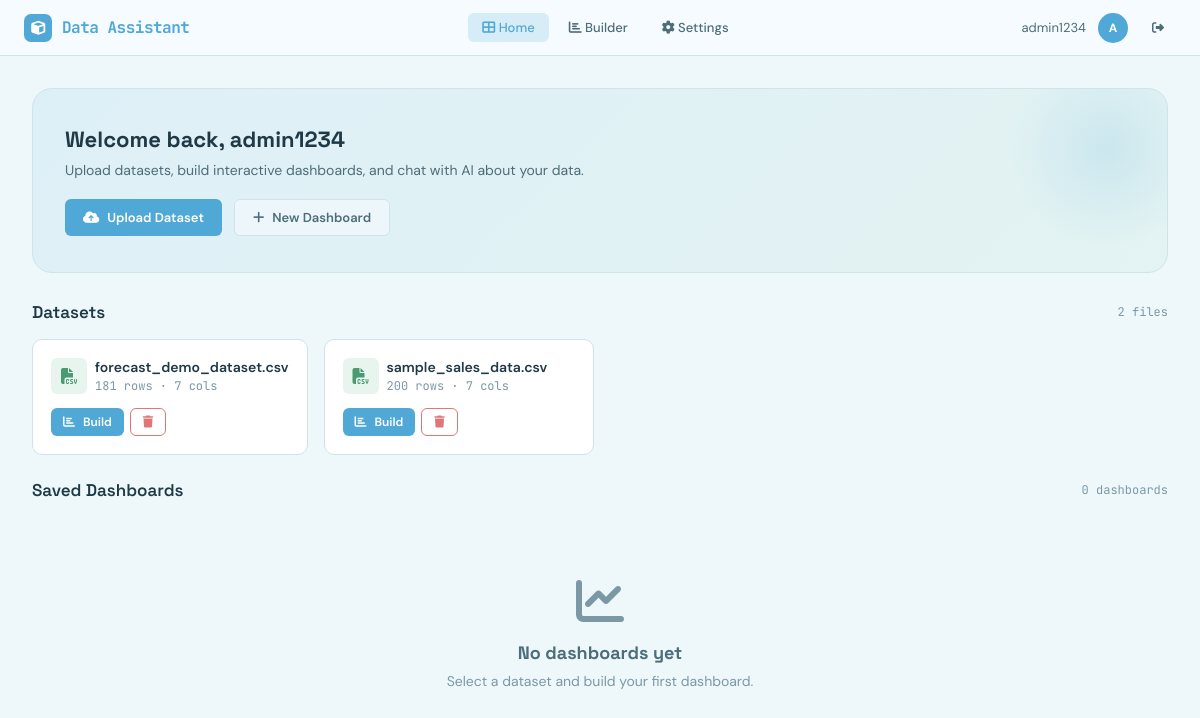
The app's page /dashboard (signed in) with its own data.
### tables this page shows
CREATE TABLE datasets (
            id INTEGER PRIMARY KEY AUTOINCREMENT,
            user_id INTEGER NOT NULL,
            filename TEXT NOT NULL,
            original_name TEXT NOT NULL,
            file_type TEXT NOT NULL,
            row_count INTEGER,
            col_count INTEGER,
            columns_json TEXT,
            uploaded_at TIMESTAMP DEFAULT CURRENT_TIMESTAMP,
            FOREIGN KEY (user_id) REFERENCES users(id)
        );

### app.py (the view)
@app.route('/dashboard')
@login_required
def dashboard():
    db = get_db()
    datasets = db.execute(
        'SELECT * FROM datasets WHERE user_id = ? ORDER BY uploaded_at DESC',
        (session['user_id'],)
    ).fetchall()
    dashboards = db.execute(
        'SELECT d.*, ds.original_name as dataset_name FROM dashboards d '
        'JOIN datasets ds ON d.dataset_id = ds.id '
        'WHERE d.user_id = ? ORDER BY d.updated_at DESC',
        (session['user_id'],)
    ).fetchall()
    return render_template('dashboard.html', datasets=datasets, dashboards=dashboards)

### app.py (called while the page is built)
def get_db():
    if 'db' not in g:
        g.db = sqlite3.connect(DATABASE)
        g.db.row_factory = sqlite3.Row
    return g.db

def login_required(f):
    @wraps(f)
    def decorated(*args, **kwargs):
        if 'user_id' not in session:
            flash('Please log in first.', 'warning')
            return redirect(url_for('login'))
        return f(*args, **kwargs)
    return decorated

### templates/dashboard.html (shortened to what this page needs)
{% extends "base.html" %}
{% block content %}
<div class="main-content">
    <div class="hero-section">
        <h2>Welcome back, {{ session.get('username', 'User') }}</h2>
        <p>Upload datasets, build interactive dashboards, and chat with AI about your data.</p>
        <div class="hero-actions">
            <button class="btn btn-primary js-open-upload-modal" type="button">
                <i class="fas fa-cloud-upload-alt"></i> Upload Dataset
            </button>
            <a href="/builder" class="btn btn-secondary">
                <i class="fas fa-plus"></i> New Dashboard
            </a>
        </div>
    </div>
    <div class="section-header">
        <div>
            <h3>Datasets</h3>
        </div>
        <span class="count">{{ datasets|length }} file{{ 's' if datasets|length != 1 }}</span>
    </div>
    {% if datasets %}
    <div class="grid-4 mb-3">
        {% for ds in datasets %}
        <div class="dataset-card">
            <div class="ds-header">
                <div class="flex items-center gap-1">
                    <div class="ds-icon {{ ds.file_type }}">
                        <i class="fas fa-{% if ds.file_type == 'csv' %}file-csv{% elif ds.file_type in ('xlsx','xls') %}file-excel{% elif ds.file_type == 'json' %}file-code{% else %}file-alt{% endif %}"></i>
                    </div>
                    <div>
                        <div class="ds-name" title="{{ ds.original_name }}">{{ ds.original_name }}</div>
                        <div class="ds-meta">{{ ds.row_count }} rows · {{ ds.col_count }} cols</div>
                    </div>
                </div>
            </div>
            <div class="ds-actions">
                <a href="/builder?dataset_id={{ ds.id }}" class="btn btn-primary btn-sm">
                    <i class="fas fa-chart-bar"></i> Build
                </a>
                <button class="btn btn-danger btn-sm js-delete-dataset" type="button" data-dataset-id="{{ ds.id }}" data-dataset-name="{{ ds.original_name|e }}">
                    <i class="fas fa-trash"></i>
                </button>
            </div>
        </div>
        {% endfor %}
    </div>
    {% endif %}
    <div class="section-header mt-3">
        <h3>Saved Dashboards</h3>
        <span class="count">{{ dashboards|length }} dashboard{{ 's' if dashboards|length != 1 }}</span>
    </div>
    {% if dashboards %}
    <div class="grid-3">
        {% for d in dashboards %}
        <div class="dash-card js-open-dashboard" data-href="/builder?dashboard_id={{ d.id }}&dataset_id={{ d.dataset_id }}">
            <h4>{{ d.name }}</h4>
            <div class="dash-meta">
                <span><i class="fas fa-table"></i> {{ d.dataset_name }}</span>
                <span><i class="fas fa-clock"></i> {{ d.updated_at[:10] }}</span>
            </div>
            <div class="ds-actions ds-actions-top">
                <button class="btn btn-danger btn-sm js-delete-dashboard" type="button" data-dashboard-id="{{ d.id }}" data-dashboard-name="{{ d.name|e }}">
                    <i class="fas fa-trash"></i> Delete
                </button>
            </div>
        </div>
        {% endfor %}
    </div>
    {% else %}
    <div class="empty-state">
        <i class="fas fa-chart-line"></i>
        <h3>No dashboards yet</h3>
        <p>Select a dataset and build your first dashboard.</p>
    </div>
    {% endif %}
</div>
{% endblock %}

### static/styles.css (style rules this page uses)
:root { --bg-void: #eef8fb; --bg-surface: #f6fcfe; --bg-card: #ffffff; --bg-elevated: #edf7fb; --bg-input: #f8fdff; --border: #cfe3ea; --border-focus: #60b5d8; --text-primary: #1f3a46; --text-secondary: #4d6d79; --text-muted: #7b98a5; --accent: #4fa8d5; --accent-hover: #3e97c5; --accent-glow: rgba(79, 168, 213, 0.18); --success: #69b98f; --warning: #d4a95e; --danger: #e17676; --danger-hover: #d45f5f; --radius-sm: 6px; --radius: 10px; --radius-lg: 16px; --radius-xl: 20px; --shadow: 0 2px 12px rgba(30, 70, 90, 0.08); --shadow-lg: 0 8px 32px rgba(30, 70, 90, 0.12); --transition: 0.2s cubic-bezier(0.4, 0, 0.2, 1); --font-mono: 'JetBrains Mono', monospace; --font-display: 'Space Grotesk', sans-serif; --font-body: 'DM Sans', sans-serif; }
* { margin: 0; padding: 0; box-sizing: border-box; }
body { font-family: var(--font-body); background: var(--bg-void); color: var(--text-primary); min-height: 100vh; overflow-x: hidden; }
.main-content { margin-top: 56px; padding: 32px; min-height: calc(100vh - 56px); }
.btn { display: inline-flex; align-items: center; gap: 8px; padding: 9px 18px; border: none; border-radius: var(--radius-sm); font-family: var(--font-body); font-size: 13px; font-weight: 600; cursor: pointer; transition: var(--transition); text-decoration: none; }
.btn-primary { background: var(--accent); color: white; }
.btn-secondary { background: var(--bg-elevated); color: var(--text-secondary); border: 1px solid var(--border); }
.btn-danger { background: transparent; color: var(--danger); border: 1px solid var(--danger); }
.btn-sm { padding: 6px 12px; font-size: 12px; }
.empty-state { text-align: center; padding: 60px 20px; color: var(--text-muted); }
.empty-state i { font-size: 48px; margin-bottom: 16px; display: block; }
.empty-state h3 { font-family: var(--font-display); font-size: 18px; margin-bottom: 8px; color: var(--text-secondary); }
.empty-state p { font-size: 14px; margin-bottom: 20px; }
.grid-4 { display: grid; grid-template-columns: repeat(4, 1fr); gap: 16px; }
.mt-3 { margin-top: 24px; }
.mb-3 { margin-bottom: 24px; }
.flex { display: flex; }
.items-center { align-items: center; }
.gap-1 { gap: 8px; }
.hero-section { background: linear-gradient(135deg, rgba(79,168,213,0.1), rgba(105,185,143,0.08)); border: 1px solid var(--border); border-radius: var(--radius-xl); padding: 36px 32px; margin-bottom: 28px; position: relative; overflow: hidden; }
.hero-section::after { content: ''; position: absolute; top: -40px; right: -40px; width: 200px; height: 200px; background: radial-gradient(circle, rgba(79,168,213,0.16), transparent 70%); pointer-events: none; }
.hero-section h2 { font-family: var(--font-display); font-size: 22px; font-weight: 700; margin-bottom: 8px; }
.hero-section p { color: var(--text-secondary); font-size: 14px; }
.hero-actions { display: flex; gap: 12px; margin-top: 20px; }
.dataset-card { background: var(--bg-card); border: 1px solid var(--border); border-radius: var(--radius); padding: 18px; transition: var(--transition); }
.dataset-card .ds-header { display: flex; align-items: flex-start; justify-content: space-between; margin-bottom: 10px; }
.dataset-card .ds-icon { width: 36px; height: 36px; border-radius: var(--radius-sm); display: flex; align-items: center; justify-content: center; font-size: 16px; }
.ds-icon.csv { background: rgba(105,185,143,0.15); color: #4b9a72; }
.dataset-card .ds-name { font-weight: 600; font-size: 14px; margin-bottom: 2px; white-space: nowrap; overflow: hidden; text-overflow: ellipsis; max-width: 200px; }
.dataset-card .ds-meta { font-size: 12px; color: var(--text-muted); font-family: var(--font-mono); }
.dataset-card .ds-actions { display: flex; gap: 6px; margin-top: 14px; }
.section-header { display: flex; align-items: center; justify-content: space-between; margin-bottom: 16px; }
.section-header h3 { font-family: var(--font-display); font-size: 17px; font-weight: 600; }
.section-header .count { font-family: var(--font-mono); font-size: 12px; color: var(--text-muted); }

### records on screen
datasets: original_name "forecast_demo_dataset.csv", row_count "181", col_count "7"
datasets: original_name "sample_sales_data.csv", row_count "200", col_count "7"

### other values on screen
{{ session.get('username', '') }} "admin1234"
{{ session.get('username', 'U')[0]|upper }} "A"
{{ session.get('username', 'User') }} "admin1234"
{{ datasets|length }} "2"
{{ 's' if datasets|length != 1 }} "s"
{{ dashboards|length }} "0"
{{ 's' if dashboards|length != 1 }} "s"
